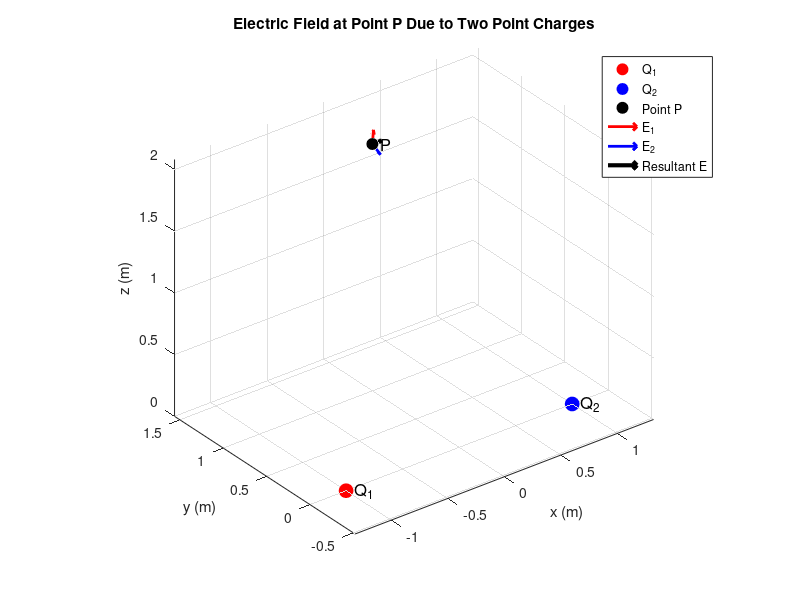

Here is the MATLAB script that generated this plot:
clc;
clear;
close all;

%% Constants
epsilon0 = 8.854e-12;              % Permittivity of free space (F/m)
k = 1/(4*pi*epsilon0);             % Coulomb constant

%% Point charges
q1 = 2e-9;                          % Charge 1 (C)
q2 = -2e-9;                         % Charge 2 (C)

r1 = [-1, 0, 0];                     % Position of charge 1 (m)
r2 = [1, 0, 0];                   % Position of charge 2 (m)

%% Observation point P(Px, Py, Pz)
Px = 0;
Py = 1;
Pz = 2;

P = [Px, Py, Pz];

%% Electric field due to charge 1
R1 = P - r1;
d1 = norm(R1);

E1 = k*q1/d1^3 * R1;

%% Electric field due to charge 2
R2 = P - r2;
d2 = norm(R2);

E2 = k*q2/d2^3 * R2;

%% Resultant electric field
E = E1 + E2;

%% Display results
fprintf('Electric field due to Q1:\n');
fprintf('E1 = [%g, %g, %g] N/C\n\n', E1);

fprintf('Electric field due to Q2:\n');
fprintf('E2 = [%g, %g, %g] N/C\n\n', E2);

fprintf('Resultant electric field:\n');
fprintf('E = [%g, %g, %g] N/C\n', E);

fprintf('Magnitude of E = %g N/C\n', norm(E));

%% 3D Visualization

figure;
hold on;
grid on;
axis equal;

% Plot charge positions
plot3(r1(1), r1(2), r1(3), 'ro', ...
    'MarkerSize', 10, 'MarkerFaceColor', 'r');

plot3(r2(1), r2(2), r2(3), 'bo', ...
    'MarkerSize', 10, 'MarkerFaceColor', 'b');

% Plot observation point P
plot3(P(1), P(2), P(3), 'ko', ...
    'MarkerSize', 8, 'MarkerFaceColor', 'k');

%% Scale vectors for visualization
scale = 0.1 / max([norm(E1), norm(E2), norm(E)]);

% Electric field vectors
quiver3(P(1), P(2), P(3), ...
        E1(1)*scale, E1(2)*scale, E1(3)*scale, ...
        0, 'r', 'LineWidth', 2);

quiver3(P(1), P(2), P(3), ...
        E2(1)*scale, E2(2)*scale, E2(3)*scale, ...
        0, 'b', 'LineWidth', 2);

% Resultant field vector
quiver3(P(1), P(2), P(3), ...
        E(1)*scale, E(2)*scale, E(3)*scale, ...
        0, 'k', 'LineWidth', 3);

%% Labels
text(r1(1), r1(2), r1(3), '  Q_1', 'FontSize', 12);
text(r2(1), r2(2), r2(3), '  Q_2', 'FontSize', 12);
text(P(1), P(2), P(3), '  P', 'FontSize', 12);

xlabel('x (m)');
ylabel('y (m)');
zlabel('z (m)');

title('Electric Field at Point P Due to Two Point Charges');

legend('Q_1', 'Q_2', 'Point P', ...
       'E_1', 'E_2', 'Resultant E', ...
       'Location', 'best');

view(3);
